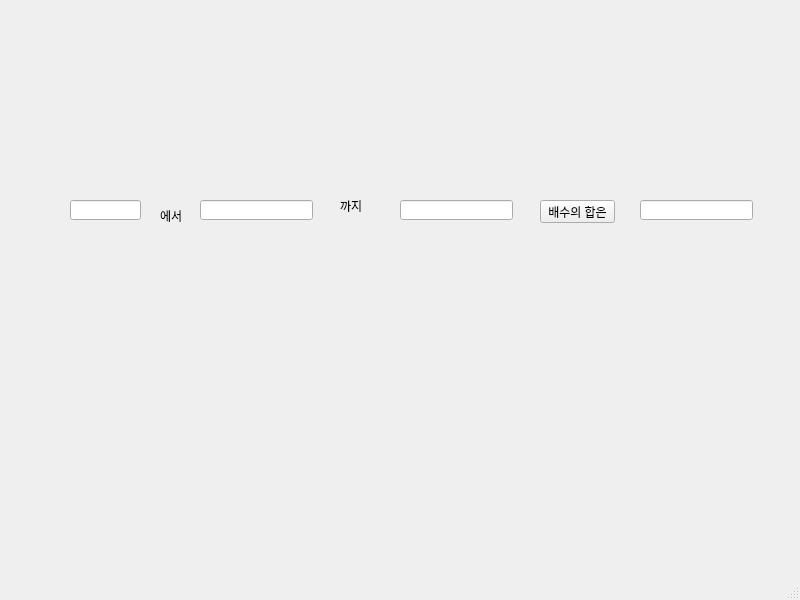
<?xml version="1.0" encoding="UTF-8"?>
<ui version="4.0">
 <class>MainWindow</class>
 <widget class="QMainWindow" name="MainWindow">
  <property name="geometry">
   <rect>
    <x>0</x>
    <y>0</y>
    <width>800</width>
    <height>600</height>
   </rect>
  </property>
  <property name="windowTitle">
   <string>MainWindow</string>
  </property>
  <widget class="QWidget" name="centralwidget">
   <widget class="QPushButton" name="pb">
    <property name="geometry">
     <rect>
      <x>540</x>
      <y>200</y>
      <width>75</width>
      <height>23</height>
     </rect>
    </property>
    <property name="text">
     <string>배수의 합은</string>
    </property>
   </widget>
   <widget class="QLineEdit" name="le1">
    <property name="geometry">
     <rect>
      <x>70</x>
      <y>200</y>
      <width>71</width>
      <height>20</height>
     </rect>
    </property>
   </widget>
   <widget class="QLineEdit" name="le2">
    <property name="geometry">
     <rect>
      <x>200</x>
      <y>200</y>
      <width>113</width>
      <height>20</height>
     </rect>
    </property>
   </widget>
   <widget class="QLineEdit" name="le3">
    <property name="geometry">
     <rect>
      <x>400</x>
      <y>200</y>
      <width>113</width>
      <height>20</height>
     </rect>
    </property>
   </widget>
   <widget class="QLabel" name="label">
    <property name="geometry">
     <rect>
      <x>160</x>
      <y>210</y>
      <width>56</width>
      <height>12</height>
     </rect>
    </property>
    <property name="text">
     <string>에서</string>
    </property>
   </widget>
   <widget class="QLabel" name="label_2">
    <property name="geometry">
     <rect>
      <x>340</x>
      <y>200</y>
      <width>56</width>
      <height>12</height>
     </rect>
    </property>
    <property name="text">
     <string>까지</string>
    </property>
   </widget>
   <widget class="QLineEdit" name="le4">
    <property name="geometry">
     <rect>
      <x>640</x>
      <y>200</y>
      <width>113</width>
      <height>20</height>
     </rect>
    </property>
   </widget>
  </widget>
  <widget class="QMenuBar" name="menubar">
   <property name="geometry">
    <rect>
     <x>0</x>
     <y>0</y>
     <width>800</width>
     <height>21</height>
    </rect>
   </property>
  </widget>
  <widget class="QStatusBar" name="statusbar"/>
 </widget>
 <resources/>
 <connections/>
</ui>
